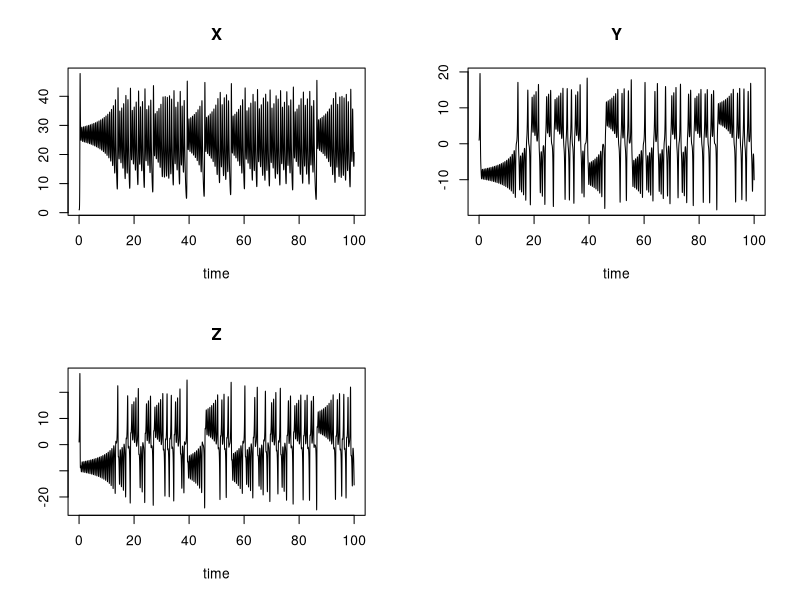
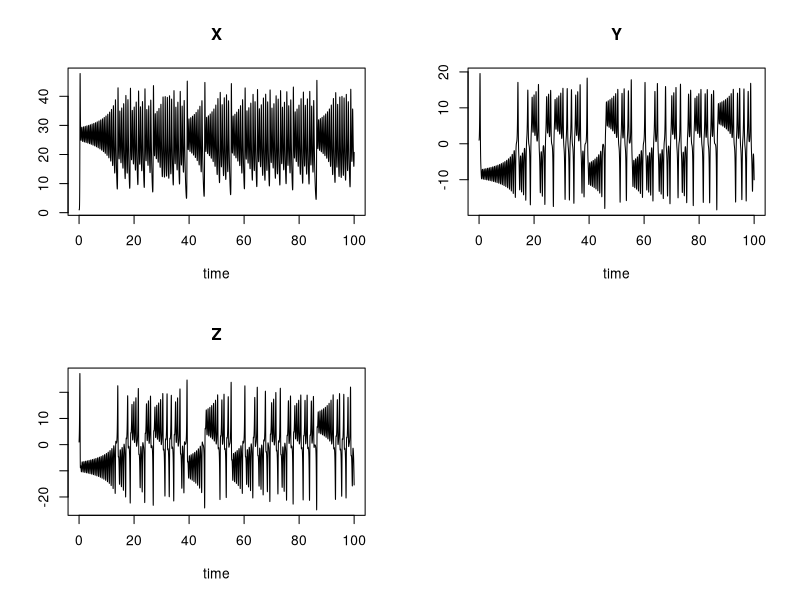

Write the R code that produced these figures, in order.
## ---- chunk 1
#install.packages("ctv")
#ctv::install.views("DifferentialEquations")
library(deSolve)



## Download and clean all required data

Lorenz <- function(t, state, parameters) {
  with(as.list(c(state, parameters)), {
    dX <- a * X + Y * Z
    dY <- b * (Y - Z)
    dZ <- -X * Y + c * Y - Z
    list(c(dX, dY, dZ))
  })
}

parameters <- c(a = -8/3, b = -10, c = 28)
state <- c(X = 1, Y = 1, Z = 1)
times <- seq(0, 100, by = 0.01)
out <- ode(y = state, times = times, func = Lorenz, parms = parameters)
plot(out)




#Add any additional processing steps here.

# Results



parameters <- c(a = -8/3, b = -10, c = 28)
state <- c(X = 1, Y = 1, Z = 1)
times <- seq(0, 100, by = 0.01)
out <- ode(y = state, times = times, func = Lorenz, parms = parameters)
plot(out)
